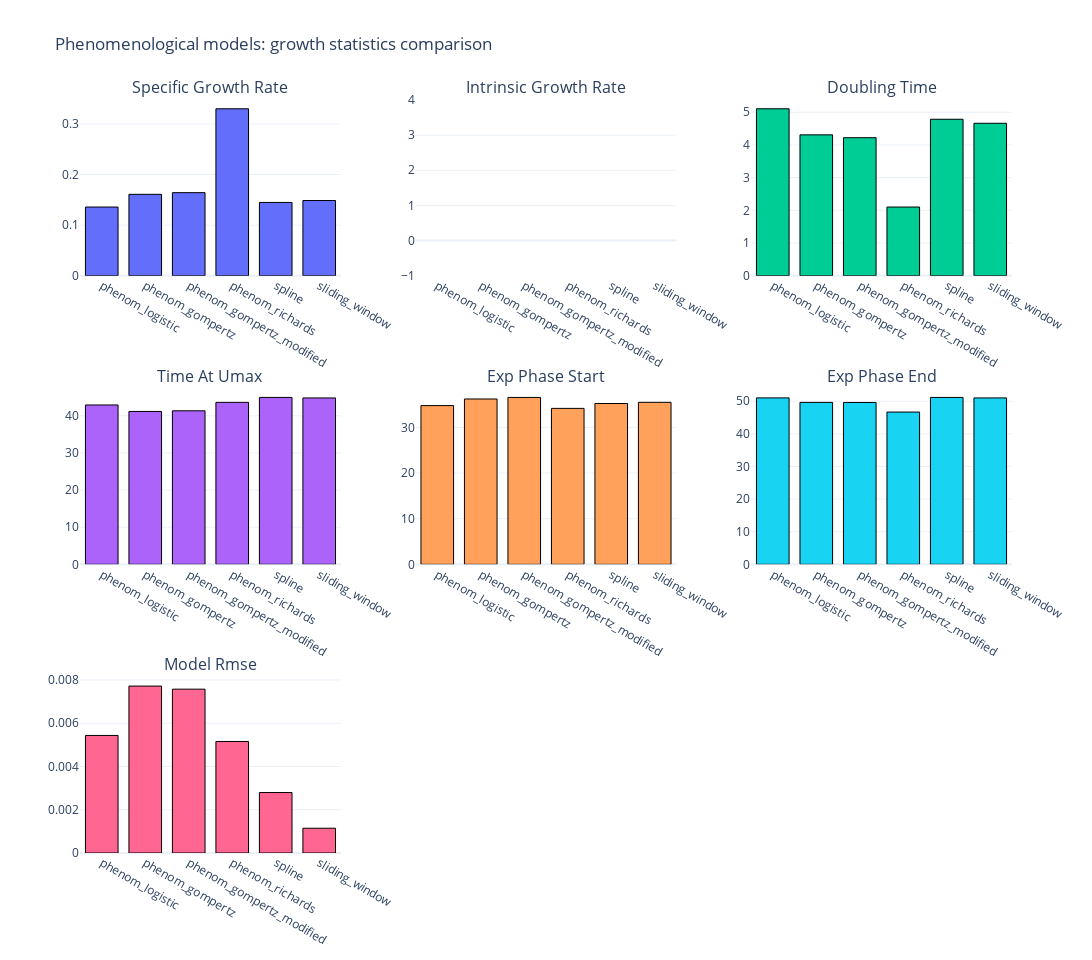

Notebook cell for this chart:
### Markdown cell above
### Phenomenological Growth Statistics Comparison (Plotly)

This chart compares key growth statistics across phenomenological parametric and non-parametric approaches.

### Code cell
fig_phenom_stats = plot_growth_stats_comparison(
    phenom_all_stats,
    title="Phenomenological models: growth statistics comparison",
)
fig_phenom_stats.show()

### Figure 1 — Plotly figure (JSON) as saved in the notebook; plotly's stock layout.template omitted (floating-point values rounded to 4 significant figures)
{"data": [{"marker": {"line": {"color": "black", "width": 1}}, "showlegend": false, "type": "bar", "x": ["phenom_logistic", "phenom_gompertz", "phenom_gompertz_modified", "phenom_richards", "spline", "sliding_window"], "xaxis": "x", "y": [0.1358, 0.1609, 0.1642, 0.3301, 0.1448, 0.1487], "yaxis": "y"}, {"marker": {"line": {"color": "black", "width": 1}}, "showlegend": false, "type": "bar", "x": ["phenom_logistic", "phenom_gompertz", "phenom_gompertz_modified", "phenom_richards", "spline", "sliding_window"], "xaxis": "x2", "y": [null, null, null, null, null, null], "yaxis": "y2"}, {"marker": {"line": {"color": "black", "width": 1}}, "showlegend": false, "type": "bar", "x": ["phenom_logistic", "phenom_gompertz", "phenom_gompertz_modified", "phenom_richards", "spline", "sliding_window"], "xaxis": "x3", "y": [5.105, 4.308, 4.221, 2.1, 4.785, 4.662], "yaxis": "y3"}, {"marker": {"line": {"color": "black", "width": 1}}, "showlegend": false, "type": "bar", "x": ["phenom_logistic", "phenom_gompertz", "phenom_gompertz_modified", "phenom_richards", "spline", "sliding_window"], "xaxis": "x4", "y": [42.91, 41.16, 41.34, 43.61, 44.94, 44.8], "yaxis": "y4"}, {"marker": {"line": {"color": "black", "width": 1}}, "showlegend": false, "type": "bar", "x": ["phenom_logistic", "phenom_gompertz", "phenom_gompertz_modified", "phenom_richards", "spline", "sliding_window"], "xaxis": "x5", "y": [34.78, 36.22, 36.56, 34.17, 35.23, 35.5], "yaxis": "y5"}, {"marker": {"line": {"color": "black", "width": 1}}, "showlegend": false, "type": "bar", "x": ["phenom_logistic", "phenom_gompertz", "phenom_gompertz_modified", "phenom_richards", "spline", "sliding_window"], "xaxis": "x6", "y": [51.02, 49.64, 49.62, 46.68, 51.16, 51.02], "yaxis": "y6"}, {"marker": {"line": {"color": "black", "width": 1}}, "showlegend": false, "type": "bar", "x": ["phenom_logistic", "phenom_gompertz", "phenom_gompertz_modified", "phenom_richards", "spline", "sliding_window"], "xaxis": "x7", "y": [0.005434, 0.007716, 0.007574, 0.005156, 0.002795, 0.001146], "yaxis": "y7"}], "layout": {"annotations": [{"font": {"size": 16}, "showarrow": false, "text": "Specific Growth Rate", "x": 0.14, "xanchor": "center", "xref": "paper", "y": 1.0, "yanchor": "bottom", "yref": "paper"}, {"font": {"size": 16}, "showarrow": false, "text": "Intrinsic Growth Rate", "x": 0.5, "xanchor": "center", "xref": "paper", "y": 1.0, "yanchor": "bottom", "yref": "paper"}, {"font": {"size": 16}, "showarrow": false, "text": "Doubling Time", "x": 0.86, "xanchor": "center", "xref": "paper", "y": 1.0, "yanchor": "bottom", "yref": "paper"}, {"font": {"size": 16}, "showarrow": false, "text": "Time At Umax", "x": 0.14, "xanchor": "center", "xref": "paper", "y": 0.6167, "yanchor": "bottom", "yref": "paper"}, {"font": {"size": 16}, "showarrow": false, "text": "Exp Phase Start", "x": 0.5, "xanchor": "center", "xref": "paper", "y": 0.6167, "yanchor": "bottom", "yref": "paper"}, {"font": {"size": 16}, "showarrow": false, "text": "Exp Phase End", "x": 0.86, "xanchor": "center", "xref": "paper", "y": 0.6167, "yanchor": "bottom", "yref": "paper"}, {"font": {"size": 16}, "showarrow": false, "text": "Model Rmse", "x": 0.14, "xanchor": "center", "xref": "paper", "y": 0.2333, "yanchor": "bottom", "yref": "paper"}], "bargap": 0.25, "height": 960, "title": {"text": "Phenomenological models: growth statistics comparison"}, "width": 1200, "xaxis": {"anchor": "y", "domain": [0, 0.28]}, "xaxis2": {"anchor": "y2", "domain": [0.36, 0.64]}, "xaxis3": {"anchor": "y3", "domain": [0.72, 1]}, "xaxis4": {"anchor": "y4", "domain": [0, 0.28]}, "xaxis5": {"anchor": "y5", "domain": [0.36, 0.64]}, "xaxis6": {"anchor": "y6", "domain": [0.72, 1]}, "xaxis7": {"anchor": "y7", "domain": [0, 0.28]}, "xaxis8": {"anchor": "y8", "domain": [0.36, 0.64]}, "xaxis9": {"anchor": "y9", "domain": [0.72, 1]}, "yaxis": {"anchor": "x", "domain": [0.7667, 1.0]}, "yaxis2": {"anchor": "x2", "domain": [0.7667, 1.0]}, "yaxis3": {"anchor": "x3", "domain": [0.7667, 1.0]}, "yaxis4": {"anchor": "x4", "domain": [0.3833, 0.6167]}, "yaxis5": {"anchor": "x5", "domain": [0.3833, 0.6167]}, "yaxis6": {"anchor": "x6", "domain": [0.3833, 0.6167]}, "yaxis7": {"anchor": "x7", "domain": [0, 0.2333]}, "yaxis8": {"anchor": "x8", "domain": [0, 0.2333]}, "yaxis9": {"anchor": "x9", "domain": [0, 0.2333]}}}
